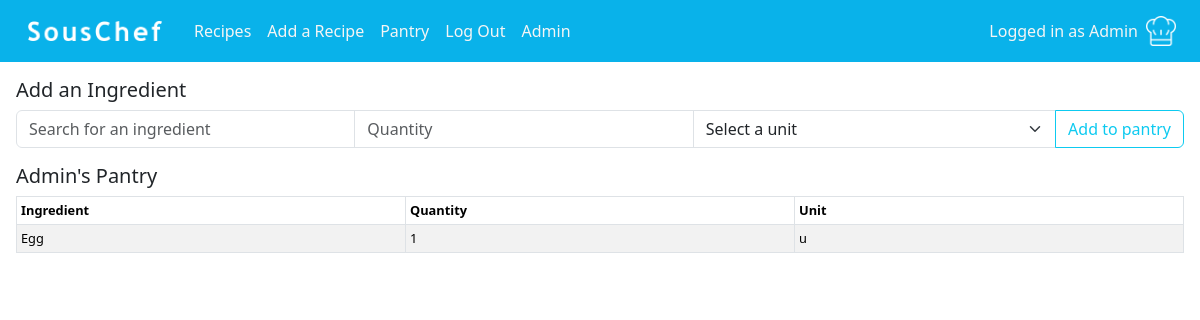
/pantry/ (signed in), run on an earlier commit of the app's database.
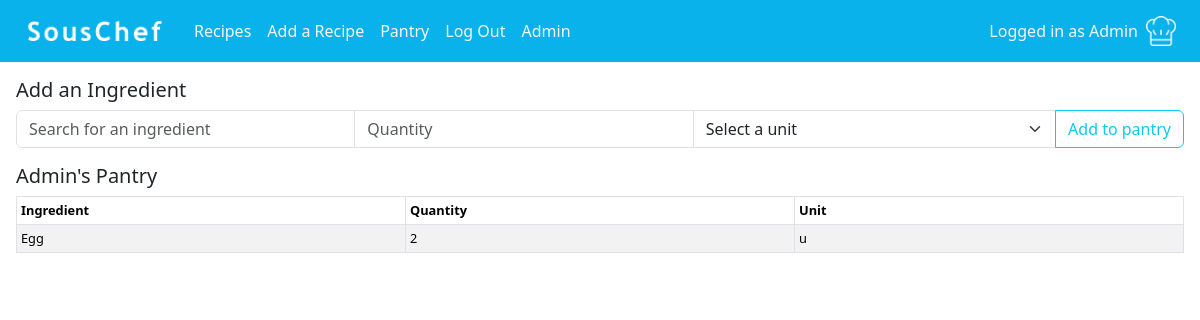
And on a later commit of the database.
### souschef/models.py (models this page shows, shortened)
class User(AbstractUser):
    pass

class Pantry(models.Model):
    user = models.ForeignKey(User, on_delete=models.CASCADE)

class UserDashboard(models.Model):
    user_name = models.OneToOneField(User, on_delete=models.CASCADE, related_name="user_name")
    created = models.DateTimeField(auto_now_add=True)
    profile_picture = models.ImageField(upload_to="static/images/profile_pics", null=True, blank=True)
    def __str__(self):
        return f"{self.user_name}"

class Unit(models.Model):
    unit_type = models.CharField(max_length=8)
    def __str__(self):
        return self.unit_type

class PantryIngredient(models.Model):
    pantry = models.ForeignKey(Pantry, on_delete=models.CASCADE)
    name = models.ForeignKey(Ingredient, on_delete=models.CASCADE)
    quantity = models.DecimalField(max_digits=10, decimal_places=2)
    unit = models.ForeignKey(Unit, on_delete=models.CASCADE)

### souschef/views.py (the view)
# urls.py: path("pantry/", views.pantry, name="pantry"),
def pantry(request):
    if request.method == "GET":
        return pantry_get_request(request)
    elif request.method == "POST":
        return pantry_post_request(request)

### souschef/forms.py
class PantryIngredientForm(ModelForm):
    name = ModelChoiceField(
        queryset=Ingredient.objects.all(),
        to_field_name="name",
    )
    ingredient_id = IntegerField()
    class Meta:
        model = PantryIngredient
        fields = ['name', 'quantity', 'unit']
        widgets = {
            "quantity": NumberInput(attrs={"required": "required"}),
            "unit": Select(attrs={"required": "required"}),
        }

### souschef/pantry_view.py (called while the page is built)
def pantry_get_request(request):
    query = request.GET.get("query")
    if query:
        return run_query(query)
    form = PantryIngredientForm()
    pantry = Pantry.objects.filter(user=request.user)
    contents = PantryIngredient.objects.filter(pantry__in=pantry).order_by('name__name')
    if contents:
        table_data = get_table_data(contents)
        return render(request, "SousChef/pantry.html", {
            "pantry": pantry,
            "table_data": table_data,
            "form": form,
        })
    else:
        return render(request, "SousChef/pantry.html", {
            "pantry": pantry,
            "form": form,
        })

### souschef/utils.py (called while the page is built)
def get_table_data(contents):
    table_data = []
    for item in contents:
        row = [
            item.name.name.title(),  # Ingredient name
            item.quantity,   # Ingredient quantity
            item.unit   # Unit name (assuming there's a unit field)
        ]
        table_data.append(row)
    return table_data

### souschef/templates/souschef/pantry.html (shortened to what this page needs)
{% extends "SousChef/layout.html" %}
{% load custom_filters %}
{% block body %}
    <div class="m-3">
        <h5>Add an Ingredient</h5>
        <form id="pantryIngredientForm" method="POST" action="{% url 'pantry' %}">
            <div class="input-group mb-3">
                <input id="searchBox" autocomplete="off" class="form-control search-box" name="name" placeholder="Search for an ingredient" type="text" required>
                <input type="number" step="0.01" class="form-control" name="quantity" placeholder="Quantity" aria-label="Quantity" required>
                <select class="form-select" name="unit" required>
                    <option value="" selected disabled>Select a unit</option>
                </select>
                <button class="btn btn-outline-info" type="submit" >Add to pantry</button>
            </div>
        </form>
    </div>
    <div class="m-3">
        {% for p in pantry %}
            <h5>{{ p.user.user_name }}'s Pantry</h5>
        {% endfor %}
        <div class="table-responsive">
            <table class="table table-striped table-sm table-bordered" style="table-layout: fixed;">
                <thead>
                    <tr>
                        <th>Ingredient</th>
                        <th>Quantity</th>
                        <th>Unit</th>
                    </tr>
                </thead>
                <tbody>
                    {% for row in table_data %}
                    <tr>
                        <td>{{ row.0 }}</td>
                        <td>{{ row.1|floatformat }}</td>
                        <td>{{ row.2 }}</td>
                    </tr>
                    {% endfor %}
                </tbody>
            </table>
        </div>
    </div>
{% endblock %}

### souschef/templates/souschef/layout.html (shortened to what this page needs)
{% load static %}
<!DOCTYPE html>
<html lang="en">
    <head>
        <link href="https://cdn.jsdelivr.net/npm/bootstrap@5.3.3/dist/css/bootstrap.min.css" rel="stylesheet">
        <link href="{% static 'styles.css' %}" rel="stylesheet">
    </head>
    <body>
        <nav class="navbar navbar-expand-lg nav-colours pt-2 mb-3">
            <div class="container-fluid ms-2">
                <a class="navbar-brand" href="{% url 'index' %}">
                    <img src="{% static 'images/souschef.png' %}" alt="Logo" width="150" height="auto" class="d-inline-block p-2">
                </a>
                <div class="collapse navbar-collapse" id="toggle">
                    <ul class="navbar-nav me-auto mb-3 mb-lg-0 nav-colours">
                        <li class="nav-item">
                            <a class="nav-link" href="{% url 'recipes' %}">Recipes</a>
                        </li>
                        {% if user.is_authenticated %}
                        <li class="nav-item">
                            <a class="nav-link" href="{% url 'add_recipe' %}">Add a Recipe</a>
                        </li>
                            <li class="nav-item">
                                <a class="nav-link" href="{% url 'pantry' %}">Pantry</a>
                            </li>
                            <li class="nav-item">
                                <a class="nav-link" href="{% url 'logout' %}">Log Out</a>
                            </li>
                        {% endif %}
                        {% if user.is_staff %}
                            <li class="nav-item">
                                <a class="nav-link" href="/admin/">Admin</a>
                            </li>
                        {% endif %}
                    </ul>
                    <div class="me-2 nav-colours">
                        {% if user.is_authenticated %}
                            <div class="navbar-text d-flex align-items-center">Logged in as<a class="nav-link mx-1" href="{% url 'user_dashboard' %}">{{ user.username }}</a>
                            {% if profile.profile_picture %}
                                <span class="picico mx-1"><a href="{% url 'user_dashboard' %}"><img class="profilepicico" src="{{ profile.profile_picture }}"></img></a></span>
                            {% else %}
                                <span class="picico mx-1"><a href="{% url 'user_dashboard' %}"><img class="profilepicico" src="/static/images/profile_pics/default_profile_white.png"></a></img></span>
                            {% endif %}
                            </div>
                        {% else %}
                            <span class="navbar-text">Not logged in</span>
                        {% endif %}
                    </div>
                </div>
            </div>
        </nav>
        {% block body %}
        {% endblock %}
    </body>
</html>

### souschef/static/styles.css (style rules this page uses)
a { text-decoration: none; }
body { background-image: url("/static/images/background.jpg"); background-position: center; background-repeat: no-repeat; background-attachment: fixed; background-size: 2000px; }
.navbar { margin: 0; }
.nav-colours { background-color: #09b2ea; }
.navbar-text { color: whitesmoke; }
.nav-link { color: whitesmoke !important; }
.picico { vertical-align: bottom; }
.profilepicico { width: auto; height: 30px; }
.table { font-size: 0.8rem; }

What changed in the data, as far as the page shows it:
changed through a linked row, Unit: quantity "1" → "2"
